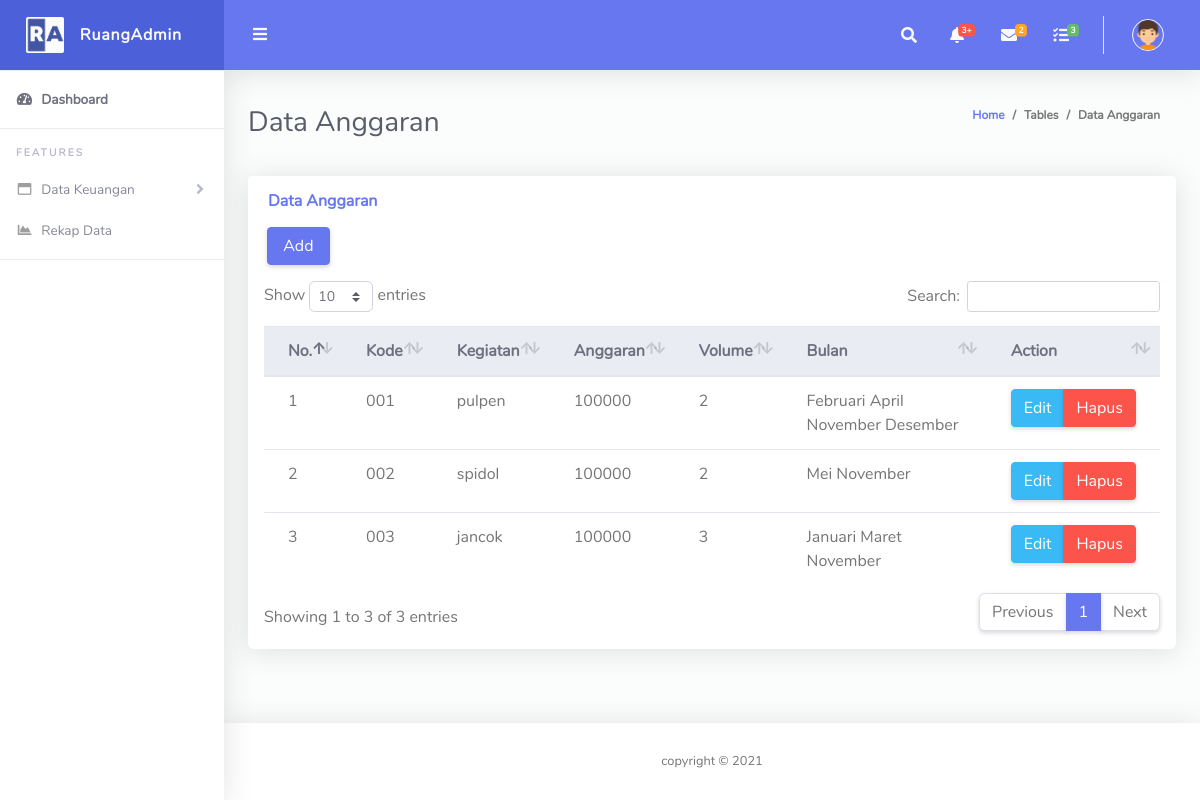
The page /index.php/anggaran on the database as committed earlier.
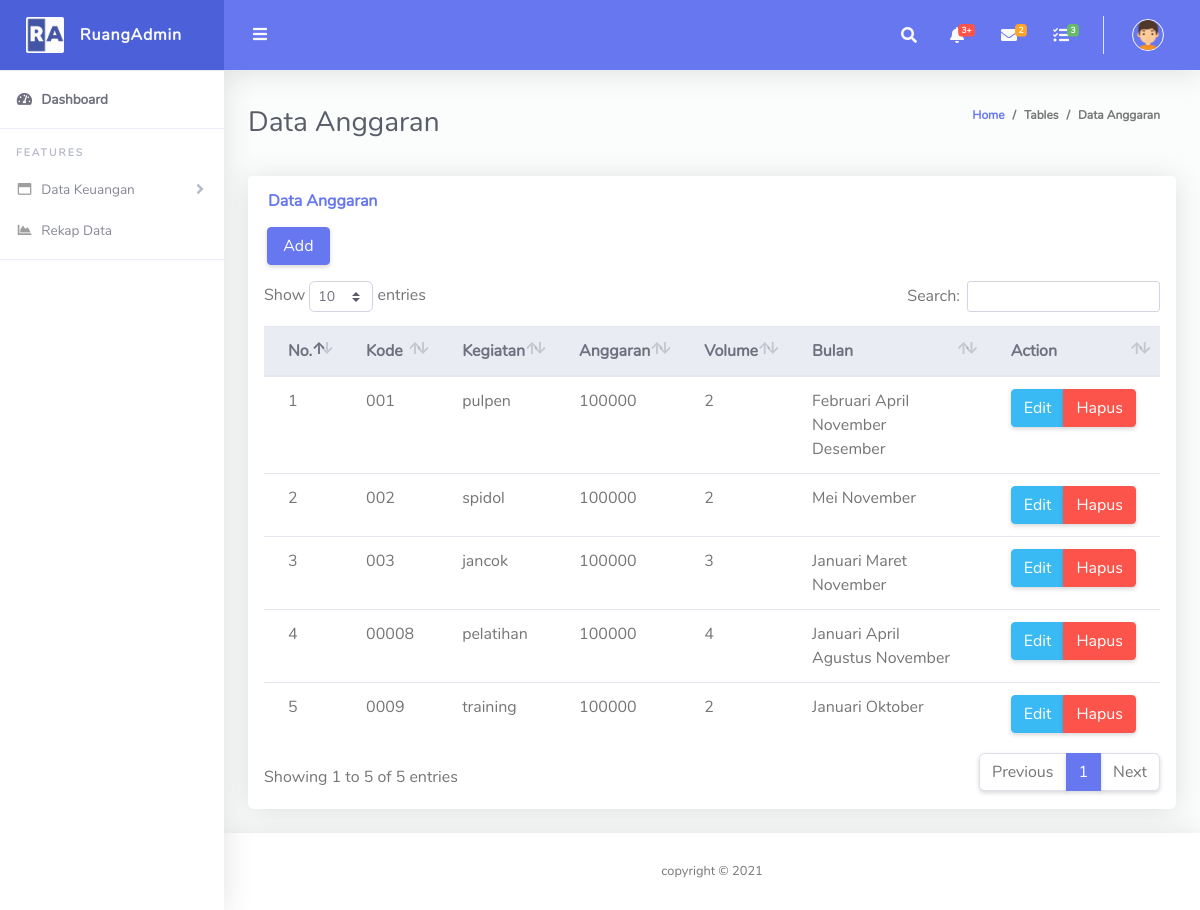
The same page on the database as committed later.
### tables this page shows
CREATE TABLE `anggaran` (
  `id` int NOT NULL,
  `kode` varchar(255) NOT NULL,
  `kegiatan` varchar(255) NOT NULL,
  `anggaran` varchar(255) NOT NULL,
  `volume` varchar(255) NOT NULL,
  `bulan_realisasi` varchar(255) NOT NULL,
  `created_at` date DEFAULT NULL
);

### application/controllers/Anggaran.php (called while the page is built, shortened)
<?php
class Anggaran extends CI_Controller
{
	public function __construct()
	{
		$this->load->model('anggaran_model');
	}
	public function index()
	{
		$data['user'] = $this->db->get_where('users', ['email' => $this->session->userdata('email')])->row_array();
		$data['anggaran'] = $this->anggaran_model->get_data()->result();
		$this->load->view('admin/anggaran/index', $data);
	}
}

### index.php (called while the page is built, shortened)
<?php
require_once BASEPATH.'core/CodeIgniter.php';

### application/models/Anggaran_model.php (called while the page is built, shortened)
<?php if (!defined('BASEPATH')) exit('No direct script access allowed');
class Anggaran_model extends CI_Model
{
	function get_data()
	{
		return $this->db->get('anggaran');
	}
}

### application/views/admin/anggaran/index.php (the view, shortened to what this page needs)
<?php $this->load->view("css/css.php") ?>
<link href="<?= base_url('assets/'); ?>vendor/datatables/dataTables.bootstrap4.min.css" rel="stylesheet">
<link href="https://cdn.jsdelivr.net/npm/select2@4.1.0-beta.1/dist/css/select2.min.css" rel="stylesheet" />
<?php $this->load->view("layout/admin.php") ?>
<div class="container-fluid" id="container-wrapper">
	<div class="d-sm-flex align-items-center justify-content-between mb-4">
		<h1 class="h3 mb-0 text-gray-800">Data Anggaran</h1>
		<ol class="breadcrumb">
			<li class="breadcrumb-item"><a href="./">Home</a></li>
			<li class="breadcrumb-item">Tables</li>
			<li class="breadcrumb-item active" aria-current="page">Data Anggaran</li>
		</ol>
	</div>
	<div class="row">
		<div class="col-lg-12">
			<div class="card mb-4">
				<div class="card-header py-3 d-flex flex-row align-items-center justify-content-between">
					<h6 class="m-0 font-weight-bold text-primary">Data Anggaran</h6>
				</div>
				<div style="padding-left: 2%;">
					<button type="button" class="btn btn-primary" style="width:7%;" data-toggle="modal" data-target="#exampleModal">
						Add
					</button>
				</div>
				<div class="table-responsive p-3">
					<table class="table align-items-center table-flush" id="dataTable">
						<thead class="thead-light">
							<tr>
								<th>No.</th>
								<th>Kode</th>
								<th>Kegiatan</th>
								<th>Anggaran</th>
								<th>Volume</th>
								<th>Bulan</th>
								<th>Action</th>
							</tr>
						</thead>
						<tbody>
							<?php $no = 1; ?>
							<?php foreach ($anggaran as $item) { ?>
								<tr>
									<td><?= $no++ ?></td>
									<td><?= $item->kode ?></td>
									<td><?= $item->kegiatan ?></td>
									<td><?= $item->anggaran ?></td>
									<td><?= $item->volume ?></td>
									<td> <?php $blnTemp = [] ?>
										<?php foreach (json_decode($item->bulan_realisasi) as $bln) {
											$blnTemp[] = $bln;
										} ?>
										<?= implode(" ", $blnTemp); ?>
									</td>
									<td>
										<div class="btn-group">
											<a href="" class="btn btn-info" data-toggle="modal" data-target="#exampleModalEdit<?= $item->id ?>">Edit</a>
											<a class="btn btn-danger" type="button" href="<?= base_url('anggaran/destroy/' . $item->id) ?> " onclick="return confirm('Hapus data?');">
												Hapus
											</a>
										</div>
									</td>
								</tr>
							<?php } ?>
						</tbody>
					</table>
				</div>
			</div>
		</div>
	</div>
</div>
<?php $this->load->view("footer/footer.php") ?>
</body>
</html>

### application/views/css/css.php (shortened to what this page needs)
<!DOCTYPE html>
<html lang="en">
<head>
	<link href="<?= base_url('assets/'); ?>vendor/fontawesome-free/css/all.min.css" rel="stylesheet" type="text/css">
	<link href="<?= base_url('assets/'); ?>vendor/bootstrap/css/bootstrap.min.css" rel="stylesheet" type="text/css">
	<link href="<?= base_url('assets/'); ?>css/ruang-admin.min.css" rel="stylesheet">
</head>

### application/views/layout/admin.php (shortened to what this page needs)
<!DOCTYPE html>
<html lang="en">
<body id="page-top">
	<div id="wrapper">
		<?php $this->load->view("partials/menu_admin.php") ?>
		<div id="content-wrapper" class="d-flex flex-column">
			<div id="content">
				<nav class="navbar navbar-expand navbar-light bg-navbar topbar mb-4 static-top">
					<button id="sidebarToggleTop" class="btn btn-link rounded-circle mr-3">
						<i class="fa fa-bars"></i>
					</button>
					<ul class="navbar-nav ml-auto">
						<li class="nav-item dropdown no-arrow">
							<a class="nav-link dropdown-toggle" href="#" id="searchDropdown" role="button" data-toggle="dropdown" aria-haspopup="true" aria-expanded="false">
								<i class="fas fa-search fa-fw"></i>
							</a>
						</li>
						<li class="nav-item dropdown no-arrow mx-1">
							<a class="nav-link dropdown-toggle" href="#" id="alertsDropdown" role="button" data-toggle="dropdown" aria-haspopup="true" aria-expanded="false">
								<i class="fas fa-bell fa-fw"></i>
								<span class="badge badge-danger badge-counter">3+</span>
							</a>
						</li>
						<li class="nav-item dropdown no-arrow mx-1">
							<a class="nav-link dropdown-toggle" href="#" id="messagesDropdown" role="button" data-toggle="dropdown" aria-haspopup="true" aria-expanded="false">
								<i class="fas fa-envelope fa-fw"></i>
								<span class="badge badge-warning badge-counter">2</span>
							</a>
						</li>
						<li class="nav-item dropdown no-arrow mx-1">
							<a class="nav-link dropdown-toggle" href="#" id="messagesDropdown" role="button" data-toggle="dropdown" aria-haspopup="true" aria-expanded="false">
								<i class="fas fa-tasks fa-fw"></i>
								<span class="badge badge-success badge-counter">3</span>
							</a>
						</li>
						<li class="nav-item dropdown no-arrow">
							<a class="nav-link dropdown-toggle" href="#" id="userDropdown" role="button" data-toggle="dropdown" aria-haspopup="true" aria-expanded="false">
								<img class="img-profile rounded-circle" src="<?= base_url('assets/'); ?>img/boy.png" style="max-width: 60px">
							</a>
						</li>
					</ul>
				</nav>

### application/views/partials/menu_admin.php (shortened to what this page needs)
<ul class="navbar-nav sidebar sidebar-light accordion" id="accordionSidebar">
	<a class="sidebar-brand d-flex align-items-center justify-content-center" href="index.html">
		<div class="sidebar-brand-icon">
			<img src="<?= base_url('assets/'); ?>img/logo/logo2.png">
		</div>
		<div class="sidebar-brand-text mx-3">RuangAdmin</div>
	</a>
	<hr class="sidebar-divider my-0">
	<li class="nav-item active">
		<a class="nav-link" href="<?= base_url('admin'); ?>">
			<i class="fas fa-fw fa-tachometer-alt"></i>
			<span>Dashboard</span></a>
	</li>
	<hr class="sidebar-divider">
	<div class="sidebar-heading">
		Features
	</div>
	<li class="nav-item">
		<a class="nav-link collapsed" href="#" data-toggle="collapse" data-target="#collapseBootstrap" aria-expanded="true" aria-controls="collapseBootstrap">
			<i class="far fa-fw fa-window-maximize"></i>
			<span>Data Keuangan</span>
		</a>
	</li>
	<li class="nav-item">
		<a class="nav-link" href="<?= base_url('rekap'); ?>">
			<i class="fas fa-fw fa-chart-area"></i>
			<span>Rekap Data</span>
		</a>
	</li>
	<hr class="sidebar-divider">
</ul>

### application/views/footer/footer.php (shortened to what this page needs)
</div>
<footer class="sticky-footer bg-white">
	<div class="container my-auto">
		<div class="copyright text-center my-auto">
			<span>copyright &copy;
			</span>
		</div>
	</div>
</footer>
</div>
</div>

Rows that differ between the two databases and show on the page:
added anggaran: kode "00008", kegiatan "pelatihan", anggaran "100000", volume "4", blnTemp "Januari April Agustus November"
added anggaran: kode "0009", kegiatan "training", anggaran "100000", volume "2", blnTemp "Januari Oktober"
Other text that changed with them:
text written by a page script: "Show entries Search: Showing 1 to 3 of 3 entries Previous 1 Next" → "Show entries Search: Showing 1 to 5 of 5 entries Previous 1 Next"
